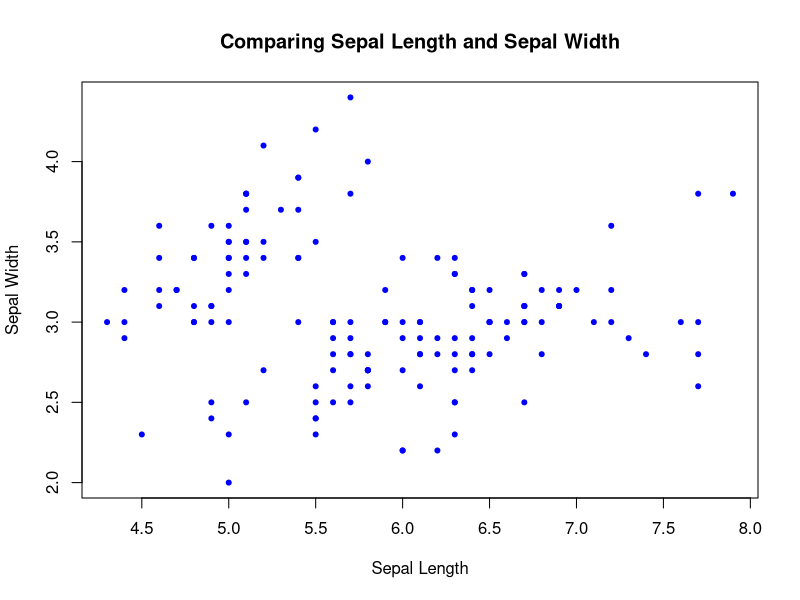
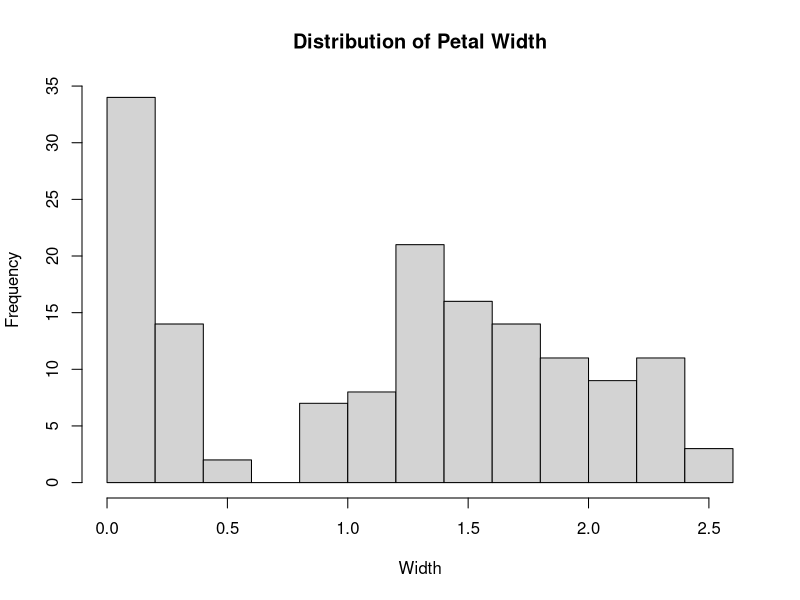

Source code (R) for these figures, in order:
data("iris")

#head(iris)

#str(iris)

plot(
  iris$Sepal.Length,
  iris$Sepal.Width,
  main = "Comparing Sepal Length and Sepal Width",
  xlab = "Sepal Length",
  ylab = "Sepal Width",
  col = "blue",
  pch = 20
)

hist(
  iris$Petal.Width,
  main = "Distribution of Petal Width",
  breaks = 10,
  xlab = "Width",
  ylab = "Frequency"
)
